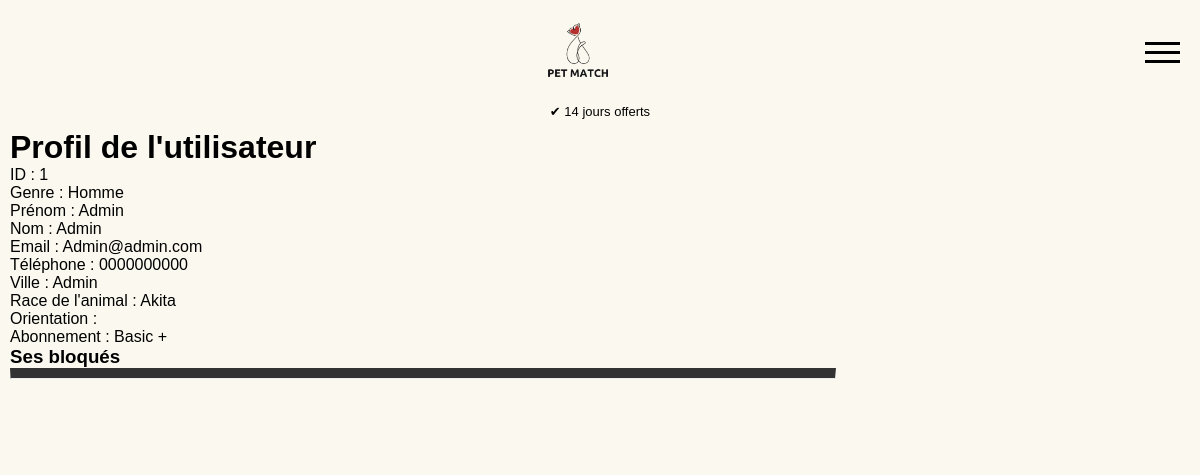
Before: /admin/view_profile.php?id=1 with the older database file.
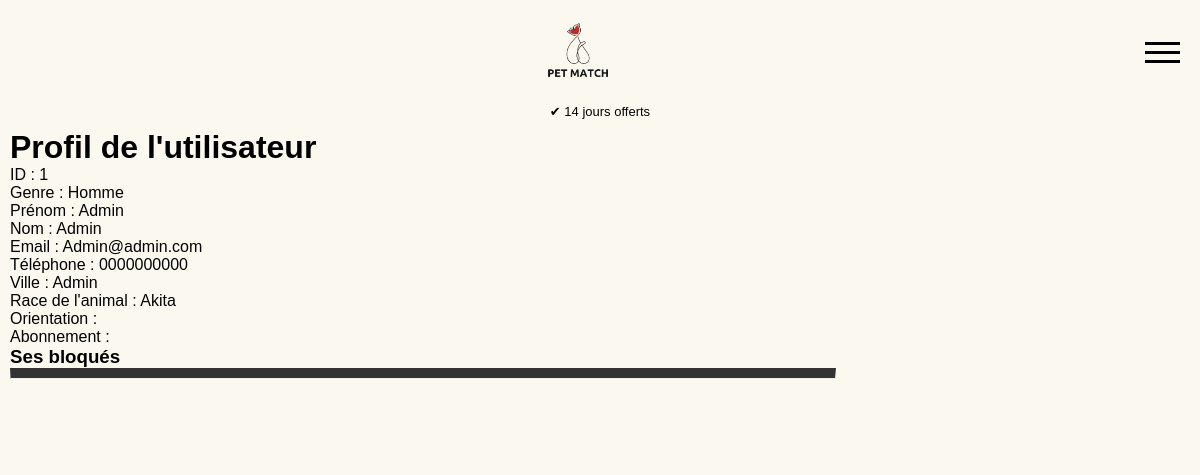
After: the same page with the newer database file.
### tables this page shows
CREATE TABLE user (
    id INTEGER PRIMARY KEY AUTOINCREMENT,
    gender TEXT NOT NULL,
    firstname TEXT NOT NULL,
    lastname TEXT NOT NULL,
    email TEXT NOT NULL UNIQUE,
    password TEXT NOT NULL,
    phone TEXT NOT NULL,
    city TEXT NOT NULL,
    birthday TEXT NOT NULL,
    orientation TEXT NOT NULL,
    bio TEXT,
    is_admin INTEGER NOT NULL DEFAULT 0,
    blocked INTEGER NOT NULL DEFAULT 0,
    created_at TIMESTAMP DEFAULT CURRENT_TIMESTAMP,
    subscription TEXT,
    dog_breed TEXT NOT NULL
, "photo" TEXT);

### admin/view_profile.php (the view, shortened to what this page needs)
<?php
include '../template/header.php';
if (isset($_GET['id'])) {
    $userId = $_GET['id'];
    try {
        $pdo = new PDO('sqlite:../DB/my_database.db');
        $pdo->setAttribute(PDO::ATTR_ERRMODE, PDO::ERRMODE_EXCEPTION);
        $sql = "SELECT * FROM user WHERE id = ?";
        $stmt = $pdo->prepare($sql);
        $stmt->execute([$userId]);
        $user = $stmt->fetch(PDO::FETCH_ASSOC);
        if ($user) {
            echo '<h1>Profil de l\'utilisateur</h1>';
            echo '<p>ID : ' . htmlspecialchars($user['id']) . '</p>';
            echo '<p>Genre : ' . htmlspecialchars($user['gender']) . '</p>';
            echo '<p>Prénom : ' . htmlspecialchars($user['firstname']) . '</p>';
            echo '<p>Nom : ' . htmlspecialchars($user['lastname']) . '</p>';
            echo '<p>Email : ' . htmlspecialchars($user['email']) . '</p>';
            echo '<p>Téléphone : ' . htmlspecialchars($user['phone']) . '</p>';
            echo '<p>Ville : ' . htmlspecialchars($user['city']) . '</p>';
            echo '<p>Race de l\'animal : ' . htmlspecialchars($user['dog_breed']) . '</p>';
            echo '<p>Orientation : ' . htmlspecialchars($user['orienttion']) . '</p>';
            echo '<p>Abonnement : ' . htmlspecialchars($user['subscription']) . '</p>';
            echo "<div>
            <h3>Ses bloqués</h3>
            <hr style='border-top: 10px solid #333; width:70%'>
            <br>";
            echo "</div>";
        } else {
            echo 'Utilisateur non trouvé.';
        }
    } catch (Exception $e) {
        echo "Erreur lors de la récupération du profil de l'utilisateur : " . $e->getMessage();
    }
} else {
    echo 'ID d\'utilisateur non fourni.';
}
?>

Changed rows visible on the page:
changed user "Homme": subscription "Basic +" → (not shown)
